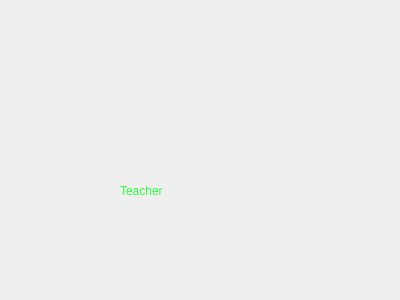
<?xml version="1.0" encoding="UTF-8"?>
<ui version="4.0">
 <class>Form</class>
 <widget class="QWidget" name="Form">
  <property name="geometry">
   <rect>
    <x>0</x>
    <y>0</y>
    <width>400</width>
    <height>300</height>
   </rect>
  </property>
  <property name="windowTitle">
   <string>Form</string>
  </property>
  <widget class="QLabel" name="label">
   <property name="geometry">
    <rect>
     <x>120</x>
     <y>120</y>
     <width>311</width>
     <height>141</height>
    </rect>
   </property>
   <property name="styleSheet">
    <string notr="true">color: rgb(47, 255, 64);
font: 700 36pt &quot;Segoe UI&quot;;</string>
   </property>
   <property name="text">
    <string>Teacher</string>
   </property>
  </widget>
 </widget>
 <resources/>
 <connections/>
</ui>
